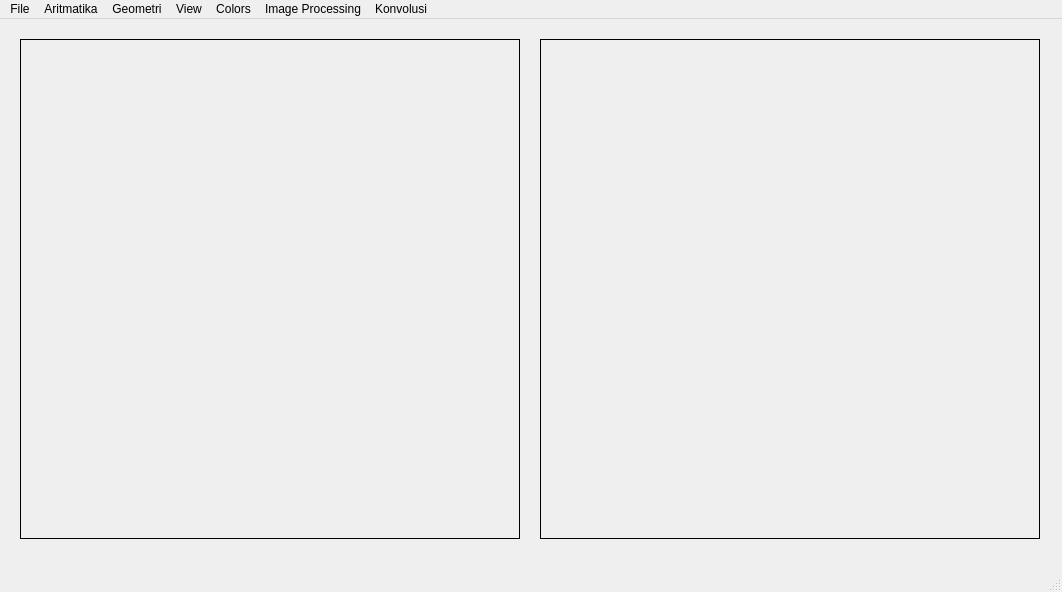
<?xml version="1.0" encoding="UTF-8"?>
<ui version="4.0">
 <class>MainWindow</class>
 <widget class="QMainWindow" name="MainWindow">
  <property name="geometry">
   <rect>
    <x>0</x>
    <y>0</y>
    <width>1062</width>
    <height>592</height>
   </rect>
  </property>
  <property name="windowTitle">
   <string>MainWindow</string>
  </property>
  <widget class="QWidget" name="centralwidget">
   <widget class="QLabel" name="label">
    <property name="geometry">
     <rect>
      <x>20</x>
      <y>20</y>
      <width>500</width>
      <height>500</height>
     </rect>
    </property>
    <property name="frameShape">
     <enum>QFrame::Box</enum>
    </property>
    <property name="text">
     <string/>
    </property>
   </widget>
   <widget class="QLabel" name="label_2">
    <property name="geometry">
     <rect>
      <x>540</x>
      <y>20</y>
      <width>500</width>
      <height>500</height>
     </rect>
    </property>
    <property name="frameShape">
     <enum>QFrame::Box</enum>
    </property>
    <property name="text">
     <string/>
    </property>
   </widget>
  </widget>
  <widget class="QMenuBar" name="menubar">
   <property name="geometry">
    <rect>
     <x>0</x>
     <y>0</y>
     <width>1062</width>
     <height>26</height>
    </rect>
   </property>
   <widget class="QMenu" name="menuFile">
    <property name="title">
     <string>File</string>
    </property>
    <addaction name="actionOpen"/>
    <addaction name="actionSave_As"/>
    <addaction name="actionExit"/>
   </widget>
   <widget class="QMenu" name="menuAritmatika">
    <property name="title">
     <string>Aritmatika</string>
    </property>
    <addaction name="actionAritmatika"/>
   </widget>
   <widget class="QMenu" name="menuGeometri">
    <property name="title">
     <string>Geometri</string>
    </property>
    <widget class="QMenu" name="menuScaling">
     <property name="title">
      <string>Scaling</string>
     </property>
     <addaction name="actionUniform_Scaling"/>
     <addaction name="actionNon_Uniform_Scaling"/>
    </widget>
    <widget class="QMenu" name="menuFlipping">
     <property name="title">
      <string>Flipping</string>
     </property>
     <addaction name="actionHorizontal"/>
     <addaction name="actionVertical"/>
    </widget>
    <addaction name="menuScaling"/>
    <addaction name="actionCroping"/>
    <addaction name="menuFlipping"/>
    <addaction name="actionTranslasi"/>
    <addaction name="actionRotasi"/>
   </widget>
   <widget class="QMenu" name="menuView">
    <property name="title">
     <string>View</string>
    </property>
    <addaction name="actionHistogram_Input"/>
    <addaction name="actionHistogram_Output"/>
    <addaction name="actionHistogram_Input_Output"/>
   </widget>
   <widget class="QMenu" name="menuColors">
    <property name="title">
     <string>Colors</string>
    </property>
    <widget class="QMenu" name="menuRGB_to_Grayscale">
     <property name="title">
      <string>RGB to Grayscale</string>
     </property>
     <addaction name="actionAverage"/>
     <addaction name="actionLightness"/>
     <addaction name="actionLuminance"/>
    </widget>
    <widget class="QMenu" name="menuBit_Depth">
     <property name="title">
      <string>Bit Depth</string>
     </property>
     <addaction name="action1_bit"/>
     <addaction name="action2_bit"/>
     <addaction name="action3_bit"/>
     <addaction name="action4_bit"/>
     <addaction name="action5_bit"/>
     <addaction name="action6_bit"/>
     <addaction name="action7_bit"/>
    </widget>
    <addaction name="menuRGB_to_Grayscale"/>
    <addaction name="actionBrightness"/>
    <addaction name="actionContrast"/>
    <addaction name="actionInvers"/>
    <addaction name="menuBit_Depth"/>
   </widget>
   <widget class="QMenu" name="menuImage_Prossesing">
    <property name="title">
     <string>Image Processing</string>
    </property>
    <addaction name="actionHE"/>
    <addaction name="actionFHE"/>
    <addaction name="actionFHE_Grayscale"/>
   </widget>
   <widget class="QMenu" name="menuKonvolusi">
    <property name="title">
     <string>Konvolusi</string>
    </property>
    <widget class="QMenu" name="menuEdge_Detection">
     <property name="title">
      <string>Edge Detection</string>
     </property>
     <addaction name="actionRobert"/>
     <addaction name="actionSobel"/>
     <addaction name="actionPrewit"/>
    </widget>
    <addaction name="actionLow_Pass_Filter"/>
    <addaction name="actionHigh_Pass_Filter"/>
    <addaction name="actionIdentify"/>
    <addaction name="menuEdge_Detection"/>
    <addaction name="actionSharpen"/>
    <addaction name="actionGaussian_Blur_3_x_3"/>
    <addaction name="actionGaussian_Blur_5_x_5"/>
    <addaction name="actionUnsharp_Masking"/>
   </widget>
   <addaction name="menuFile"/>
   <addaction name="menuAritmatika"/>
   <addaction name="menuGeometri"/>
   <addaction name="menuView"/>
   <addaction name="menuColors"/>
   <addaction name="menuImage_Prossesing"/>
   <addaction name="menuKonvolusi"/>
  </widget>
  <widget class="QStatusBar" name="statusbar"/>
  <action name="actionOpen">
   <property name="text">
    <string>Open</string>
   </property>
  </action>
  <action name="actionSave_As">
   <property name="text">
    <string>Save As</string>
   </property>
  </action>
  <action name="actionExit">
   <property name="text">
    <string>Exit</string>
   </property>
  </action>
  <action name="actionUniform_Scaling">
   <property name="text">
    <string>Uniform Scaling</string>
   </property>
  </action>
  <action name="actionNon_Uniform_Scaling">
   <property name="text">
    <string>Non-Uniform Scaling</string>
   </property>
  </action>
  <action name="actionCroping">
   <property name="text">
    <string>Croping</string>
   </property>
  </action>
  <action name="actionHorizontal">
   <property name="text">
    <string>Horizontal</string>
   </property>
  </action>
  <action name="actionVertical">
   <property name="text">
    <string>Vertical</string>
   </property>
  </action>
  <action name="actionTranslasi">
   <property name="text">
    <string>Translasi</string>
   </property>
  </action>
  <action name="actionRotasi">
   <property name="text">
    <string>Rotasi</string>
   </property>
  </action>
  <action name="actionHistogram_Input">
   <property name="text">
    <string>Histogram Input</string>
   </property>
  </action>
  <action name="actionHistogram_Output">
   <property name="text">
    <string>Histogram Output</string>
   </property>
  </action>
  <action name="actionHistogram_Input_Output">
   <property name="text">
    <string>Histogram Input Output</string>
   </property>
  </action>
  <action name="actionAverage">
   <property name="text">
    <string>Average</string>
   </property>
  </action>
  <action name="actionLightness">
   <property name="text">
    <string>Lightness</string>
   </property>
  </action>
  <action name="actionLuminance">
   <property name="text">
    <string>Luminance</string>
   </property>
  </action>
  <action name="actionBrightness">
   <property name="text">
    <string>Brightness</string>
   </property>
  </action>
  <action name="actionContrast">
   <property name="text">
    <string>Contrast</string>
   </property>
  </action>
  <action name="actionInvers">
   <property name="text">
    <string>Invers</string>
   </property>
  </action>
  <action name="action1_bit">
   <property name="text">
    <string>1 bit</string>
   </property>
  </action>
  <action name="action2_bit">
   <property name="text">
    <string>2 bit</string>
   </property>
  </action>
  <action name="action3_bit">
   <property name="text">
    <string>3 bit</string>
   </property>
  </action>
  <action name="action4_bit">
   <property name="text">
    <string>4 bit</string>
   </property>
  </action>
  <action name="action5_bit">
   <property name="text">
    <string>5 bit</string>
   </property>
  </action>
  <action name="action6_bit">
   <property name="text">
    <string>6 bit</string>
   </property>
  </action>
  <action name="action7_bit">
   <property name="text">
    <string>7 bit</string>
   </property>
  </action>
  <action name="actionHE">
   <property name="text">
    <string>HE</string>
   </property>
  </action>
  <action name="actionFHE">
   <property name="text">
    <string>FHE RGB</string>
   </property>
  </action>
  <action name="actionFHE_Grayscale">
   <property name="text">
    <string>FHE Grayscale</string>
   </property>
  </action>
  <action name="actionLow_Pass_Filter">
   <property name="text">
    <string>Low Pass Filter</string>
   </property>
  </action>
  <action name="actionHigh_Pass_Filter">
   <property name="text">
    <string>High Pass Filter</string>
   </property>
  </action>
  <action name="actionIdentify">
   <property name="text">
    <string>Identify</string>
   </property>
  </action>
  <action name="actionRobert">
   <property name="text">
    <string>Robert</string>
   </property>
  </action>
  <action name="actionSobel">
   <property name="text">
    <string>Sobel</string>
   </property>
  </action>
  <action name="actionPrewit">
   <property name="text">
    <string>Prewit</string>
   </property>
  </action>
  <action name="actionSharpen">
   <property name="text">
    <string>Sharpen</string>
   </property>
  </action>
  <action name="actionGaussian_Blur_3_x_3">
   <property name="text">
    <string>Gaussian Blur 3 x 3</string>
   </property>
  </action>
  <action name="actionGaussian_Blur_5_x_5">
   <property name="text">
    <string>Gaussian Blur 5 x 5</string>
   </property>
  </action>
  <action name="actionUnsharp_Masking">
   <property name="text">
    <string>Unsharp Masking</string>
   </property>
  </action>
  <action name="actionAritmatika">
   <property name="text">
    <string>Aritmatika</string>
   </property>
  </action>
 </widget>
 <resources/>
 <connections/>
</ui>
